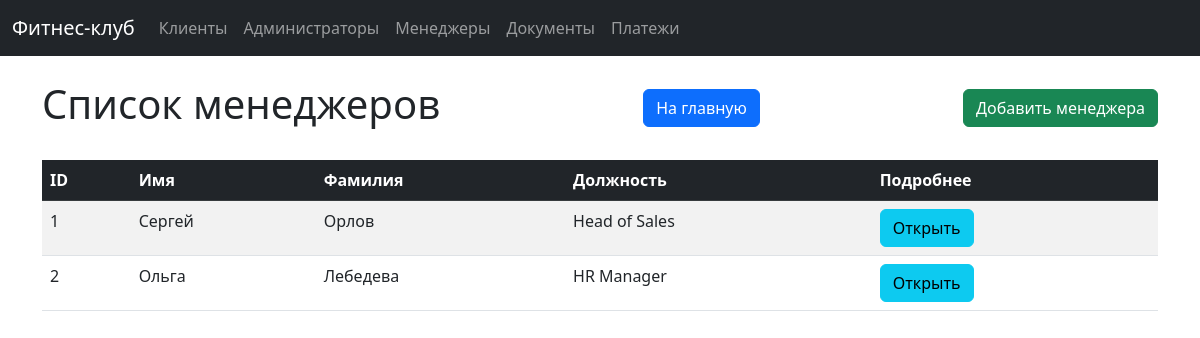
Page /managers on the committed database.
### tables this page shows
CREATE TABLE managers (
        manager_id INTEGER PRIMARY KEY AUTOINCREMENT,
        first_name TEXT NOT NULL,
        last_name TEXT NOT NULL,
        position TEXT NOT NULL,
        phone_number TEXT NOT NULL,
        email TEXT NOT NULL
    );

### app.py (the view)
@app.route('/managers')
def managers_list():
    managers = query_db('SELECT * FROM managers')
    return render_template('managers_list.html', managers=managers)

### app.py (called while the page is built)
def query_db(query, args=(), one=False):
    conn = sqlite3.connect('fitness_club.db')
    conn.row_factory = sqlite3.Row
    cur = conn.cursor()
    cur.execute(query, args)
    rv = cur.fetchall()
    conn.close()
    return (rv[0] if rv else None) if one else rv

### templates/managers_list.html (shortened to what this page needs)
{% extends "base.html" %}
{% block content %}
<div class="d-flex justify-content-between align-items-center mb-4">
    <h1>Список менеджеров</h1>
    <a href="/" class="btn btn-primary">На главную</a>
    <a href="/managers/add" class="btn btn-success">Добавить менеджера</a>
</div>
<table class="table table-striped table-hover">
    <thead class="table-dark">
        <tr>
            <th>ID</th>
            <th>Имя</th>
            <th>Фамилия</th>
            <th>Должность</th>
            <th>Подробнее</th>
        </tr>
    </thead>
    <tbody>
        {% for manager in managers %}
        <tr>
            <td>{{ manager.manager_id }}</td>
            <td>{{ manager.first_name }}</td>
            <td>{{ manager.last_name }}</td>
            <td>{{ manager.position }}</td>
            <td><a href="/managers/{{ manager.manager_id }}" class="btn btn-info">Открыть</a></td>
        </tr>
        {% endfor %}
    </tbody>
</table>
{% endblock %}

### rows in the picture
managers: manager_id "1", first_name "Сергей", last_name "Орлов", position "Head of Sales"
managers: manager_id "2", first_name "Ольга", last_name "Лебедева", position "HR Manager"
